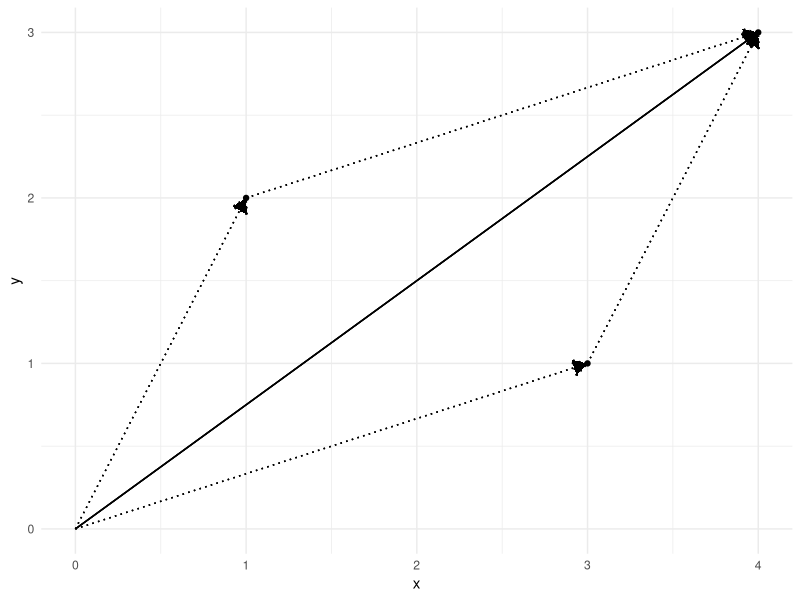
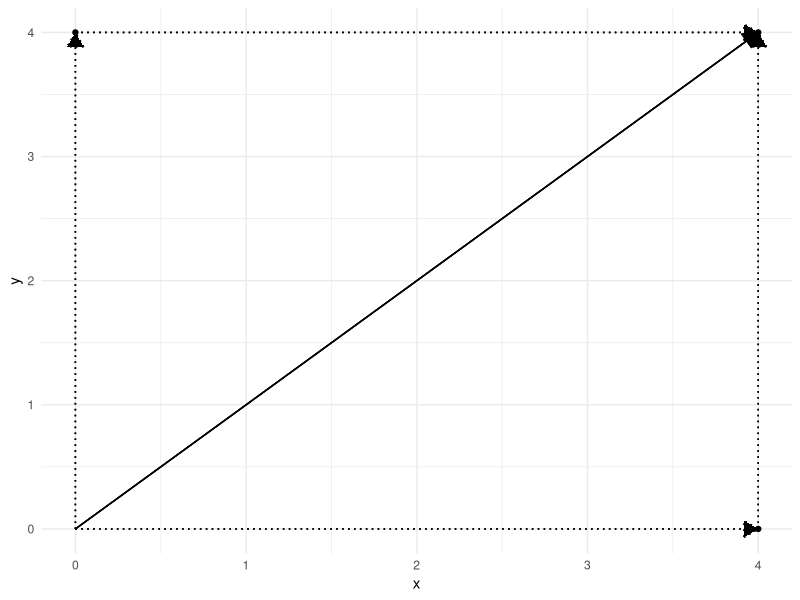
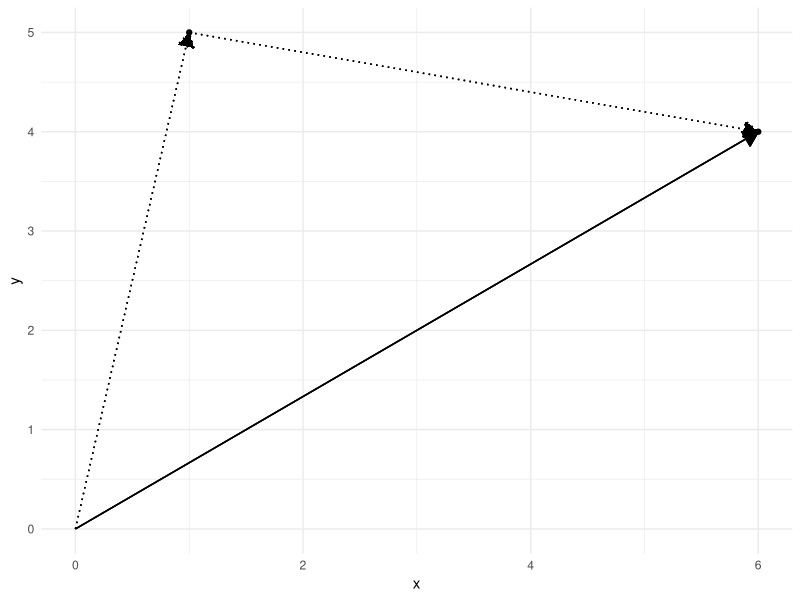

R code for these plots, in order:
## ---- chunk 1
library(tidyverse)
knitr::opts_chunk$set(echo = TRUE)
## ---- chunk 2
plot_vec_add <- function(my_df){
  my_df <- rbind(my_df, c(sum(my_df$x), sum(my_df$y)))
  my_arrow <- arrow(length = unit(0.03, "npc"), type = "closed")
  
  ggplot(my_df, aes(x, y)) +
    geom_point() +
    scale_x_continuous(limits = c(0, max(my_df[, 1]))) +
    scale_y_continuous(limits = c(0, max(my_df[, 2]))) +
    geom_segment(
      aes(
        x=0,
        y=0,
        xend=my_df[1,1],
        yend=my_df[1,2]
      ),
      lty=3,
      arrow = my_arrow
    ) +
    geom_segment(
      aes(
        x=0,
        y=0,
        xend=my_df[2,1],
        yend=my_df[2,2]
      ),
      lty=3,
      arrow = my_arrow
    ) +
    geom_segment(
      aes(
        x=my_df[1,1],
        y=my_df[1,2],
        xend=my_df[3,1],
        yend=my_df[3,2]
      ),
      lty=3,
      arrow = my_arrow
    ) +
    geom_segment(
      aes(
        x=my_df[2,1],
        y=my_df[2,2],
        xend=my_df[3,1],
        yend=my_df[3,2]
      ),
      lty=3,
      arrow = my_arrow
    ) +
    geom_segment(
      aes(
        x=0,
        y=0,
        xend=my_df[3,1],
        yend=my_df[3,2]
      ),
      lty=1,
      arrow = my_arrow
    ) +
    theme_minimal() +
    NULL
}

my_df <- data.frame(
  x = c(3, 1),
  y = c(1, 2)
)

plot_vec_add(my_df)
## ---- chunk 3
my_df <- data.frame(
  x = c(0, 4),
  y = c(4, 0)
)
plot_vec_add(my_df)
## ---- chunk 4
my_df <- data.frame(
  x = c(1, 5),
  y = c(5, -1)
)
plot_vec_add(my_df)
